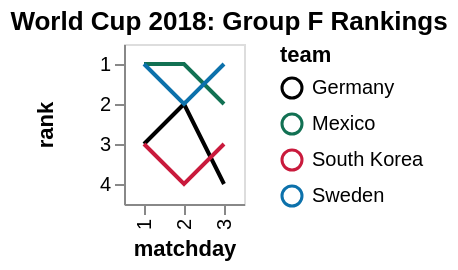

Source (Vega-Lite JSON):
### Vega specification from a JSON file in a GitHub repository (floating-point values rounded to 4 significant figures)
{"$schema": "https://vega.github.io/schema/vega/v5.json", "autosize": "pad", "padding": 5, "title": {"text": "World Cup 2018: Group F Rankings", "frame": "bounds"}, "style": "cell", "data": [{"name": "source_0", "values": [{"team": "Germany", "matchday": 1, "point": 0, "diff": -1}, {"team": "Mexico", "matchday": 1, "point": 3, "diff": 1}, {"team": "South Korea", "matchday": 1, "point": 0, "diff": -1}, {"team": "Sweden", "matchday": 1, "point": 3, "diff": 1}, {"team": "Germany", "matchday": 2, "point": 3, "diff": 0}, {"team": "Mexico", "matchday": 2, "point": 6, "diff": 2}, {"team": "South Korea", "matchday": 2, "point": 0, "diff": -2}, {"team": "Sweden", "matchday": 2, "point": 3, "diff": 0}, {"team": "Germany", "matchday": 3, "point": 3, "diff": -2}, {"team": "Mexico", "matchday": 3, "point": 6, "diff": -1}, {"team": "South Korea", "matchday": 3, "point": 3, "diff": 0}, {"team": "Sweden", "matchday": 3, "point": 6, "diff": 3}]}, {"name": "data_0", "source": "source_0", "transform": [{"type": "window", "params": [null], "as": ["rank"], "ops": ["rank"], "fields": [null], "sort": {"field": ["point", "diff"], "order": ["descending", "descending"]}, "groupby": ["matchday"]}]}], "signals": [{"name": "x_step", "value": 20}, {"name": "width", "update": "bandspace(domain('x').length, 1, 0.5) * x_step"}, {"name": "y_step", "value": 20}, {"name": "height", "update": "bandspace(domain('y').length, 1, 0.5) * y_step"}], "marks": [{"name": "pathgroup", "type": "group", "from": {"facet": {"name": "faceted_path_main", "data": "data_0", "groupby": ["team"]}}, "encode": {"update": {"width": {"field": {"group": "width"}}, "height": {"field": {"group": "height"}}}}, "marks": [{"name": "marks", "type": "line", "style": ["line"], "sort": {"field": "datum[\"matchday\"]", "order": "descending"}, "from": {"data": "faceted_path_main"}, "encode": {"update": {"stroke": {"scale": "color", "field": "team"}, "tooltip": {"signal": "{\"matchday\": ''+datum[\"matchday\"], \"rank\": ''+datum[\"rank\"], \"team\": ''+datum[\"team\"]}"}, "x": {"scale": "x", "field": "matchday"}, "y": {"scale": "y", "field": "rank"}}}}]}], "scales": [{"name": "x", "type": "point", "domain": {"data": "data_0", "field": "matchday", "sort": true}, "range": {"step": {"signal": "x_step"}}, "padding": 0.5}, {"name": "y", "type": "point", "domain": {"data": "data_0", "field": "rank", "sort": true}, "range": {"step": {"signal": "y_step"}}, "padding": 0.5}, {"name": "color", "type": "ordinal", "domain": ["Germany", "Mexico", "South Korea", "Sweden"], "range": ["black", "#127153", "#C91A3C", "#0C71AB"], "interpolate": "hcl"}], "axes": [{"scale": "x", "orient": "bottom", "grid": false, "title": "matchday", "labelAlign": "right", "labelAngle": 270, "labelBaseline": "middle", "labelOverlap": true, "zindex": 1}, {"scale": "y", "orient": "left", "grid": false, "title": "rank", "labelOverlap": true, "zindex": 1}], "legends": [{"stroke": "color", "gradientLength": {"signal": "clamp(height, 64, 200)"}, "title": "team"}], "config": {"axisY": {"minExtent": 30}}}
